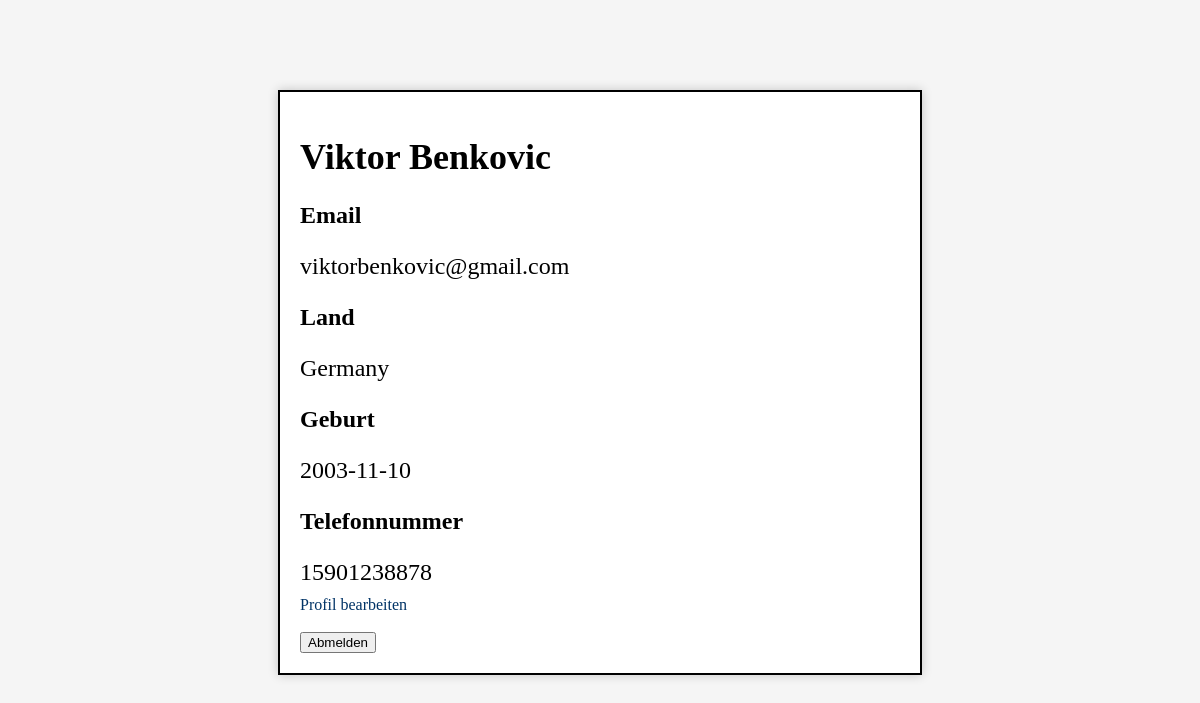
/php/konto_benutzer.php, run on the app's committed database.
### tables this page shows
CREATE TABLE `registration` (
  `ID` int(11) NOT NULL,
  `firstName` varchar(50) NOT NULL,
  `lastName` varchar(50) NOT NULL,
  `gender` enum('m','f','o') NOT NULL,
  `email` varchar(256) NOT NULL,
  `password` varchar(255) NOT NULL,
  `number` bigint(20) NOT NULL,
  `land` varchar(25) NOT NULL,
  `geburt` date NOT NULL,
  `verified` tinyint(1) NOT NULL
);

### php/konto_benutzer.php (the view, shortened to what this page needs)
<?php include_once("for die Registieren.php"); ?>
<?php
    	$query = "SELECT * FROM registration WHERE ID";
        $ergebnisse = $dbh->query($query);
        foreach($ergebnisse as $row);
?>
<!DOCTYPE html>
<html lang="de">
<head>
</head>
<body>
    <form method="post">
        <div class="container">
            <?php echo "<h1>".$row["firstName"]." ".$row["lastName"]."</h1>"; ?>
            <p> <strong>Email</strong></p>
            <?php echo "<p>".$row["email"]."</p>"; ?>
            <p> <strong>Land</strong></p>
            <?php echo "<p>".$row["land"]."</p>"; ?>
            <p> <strong>Geburt</strong></p>
            <?php echo "<p>".$row["geburt"]."</p>"; ?>
            <p> <strong>Telefonnummer</strong></p>
            <?php echo "<p>".$row["number"]."</p>"; ?>
            <a href="Profile_ändern.php">Profil bearbeiten</a><br><br>
            <input type="submit" name="abmelden" value="Abmelden" />
        </div>
    </form>
</body>
</html>

### php/konto_benutzer.php (style rules this page uses)
body { background-color: #F5F5F5; }
.container { background-color: #FFFFFF; max-width: 600px; margin: 0 auto; padding: 20px; border: 2px solid #000; margin-top:90px; box-shadow: 0px 0px 10px rgba(0, 0, 0, 0.2); }
h1 { font-size: 36px; font-weight: bold; }
p { font-size: 24px; margin-bottom: 10px; }
a { color: #036; text-decoration: none; margin-top:10px; }

### data on the page
registration: firstName "Viktor", lastName "Benkovic", email "viktorbenkovic@gmail.com", land "Germany", geburt "2003-11-10", number "15901238878"
